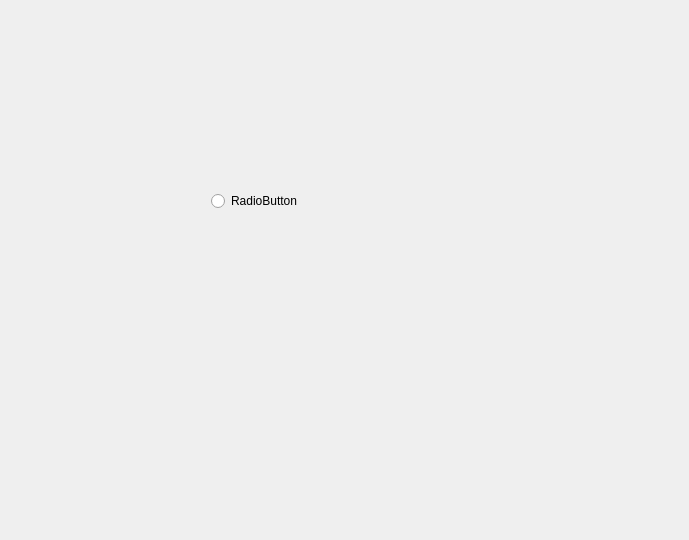
<?xml version="1.0" encoding="UTF-8"?>
<ui version="4.0">
 <class>HomePage</class>
 <widget class="QWidget" name="HomePage">
  <property name="geometry">
   <rect>
    <x>0</x>
    <y>0</y>
    <width>689</width>
    <height>540</height>
   </rect>
  </property>
  <property name="windowTitle">
   <string>Form</string>
  </property>
  <layout class="QHBoxLayout" name="horizontalLayout">
   <item>
    <widget class="QStackedWidget" name="stkedWidget">
     <property name="currentIndex">
      <number>1</number>
     </property>
     <widget class="QWidget" name="page1">
      <widget class="QPushButton" name="pushButton">
       <property name="geometry">
        <rect>
         <x>190</x>
         <y>130</y>
         <width>75</width>
         <height>24</height>
        </rect>
       </property>
       <property name="text">
        <string>PushButton</string>
       </property>
      </widget>
     </widget>
     <widget class="QWidget" name="page2">
      <widget class="QRadioButton" name="radioButton">
       <property name="geometry">
        <rect>
         <x>200</x>
         <y>180</y>
         <width>95</width>
         <height>20</height>
        </rect>
       </property>
       <property name="text">
        <string>RadioButton</string>
       </property>
      </widget>
     </widget>
    </widget>
   </item>
  </layout>
 </widget>
 <resources/>
 <connections/>
</ui>
